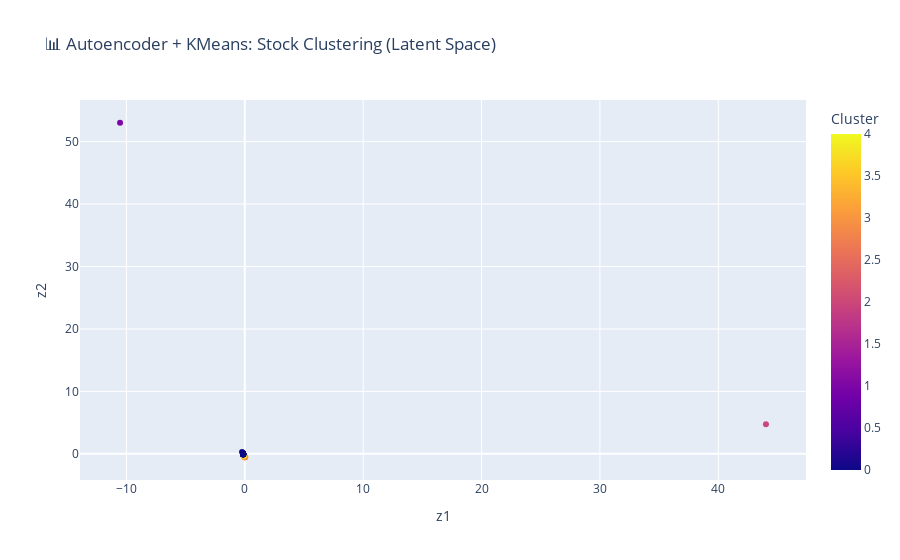

Notebook code for this chart:
### Code cell
latent_df = pd.DataFrame(latent_features, columns=['z1', 'z2'])
latent_df['Cluster'] = cluster_labels
latent_df['symbol'] = df_auto['symbol'].values

fig = px.scatter(
    latent_df,
    x='z1', y='z2',
    color='Cluster',
    hover_data=['symbol'],
    title='📊 Autoencoder + KMeans: Stock Clustering (Latent Space)'
)
fig.show()

### Figure 1 — Plotly figure (JSON) as saved in the notebook; plotly's stock layout.template omitted (floating-point values rounded to 4 significant figures; data arrays with more than 128 entries replaced by an {"elided": "..."} marker saying what was removed)
{"data": [{"customdata": {"elided": "842x1 str values"}, "hovertemplate": "z1=%{x}<br>z2=%{y}<br>symbol=%{customdata[0]}<br>Cluster=%{marker.color}<extra></extra>", "legendgroup": "", "marker": {"color": {"elided": "842 int values"}, "coloraxis": "coloraxis", "symbol": "circle"}, "mode": "markers", "name": "", "orientation": "v", "showlegend": false, "type": "scatter", "x": {"elided": "842 float values"}, "xaxis": "x", "y": {"elided": "842 float values"}, "yaxis": "y"}], "layout": {"coloraxis": {"colorbar": {"title": {"text": "Cluster"}}, "colorscale": [[0, "#0d0887"], [0.1111, "#46039f"], [0.2222, "#7201a8"], [0.3333, "#9c179e"], [0.4444, "#bd3786"], [0.5556, "#d8576b"], [0.6667, "#ed7953"], [0.7778, "#fb9f3a"], [0.8889, "#fdca26"], [1, "#f0f921"]]}, "legend": {"tracegroupgap": 0}, "title": {"text": "📊 Autoencoder + KMeans: Stock Clustering (Latent Space)"}, "xaxis": {"anchor": "y", "domain": [0, 1], "title": {"text": "z1"}}, "yaxis": {"anchor": "x", "domain": [0, 1], "title": {"text": "z2"}}}}
